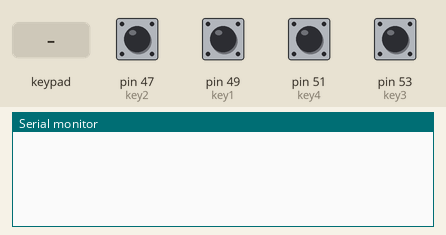
This sketch was run on a simulated Arduino Mega 2560, built with avr-gcc and run on an emulated ATmega2560. Parts: the last lines printed to the serial monitor. The inputs (shaded band) are chosen by the test bench; at power-on: pin 47 (key2), pin 49 (key1), pin 51 (key4), pin 53 (key3) HIGH.

Above: at 1.2 s.
1.3 s: pin 47 (key2) pulled LOW for 0.15 s
At 2.5 s:
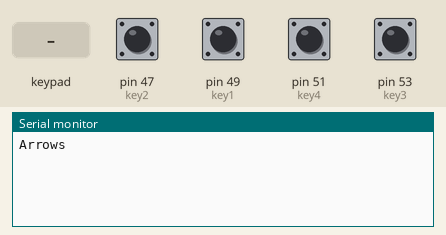
2.9 s: pin 49 (key1) pulled LOW for 0.15 s
At 3.9 s:
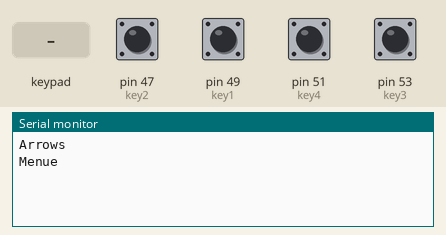
4.5 s: pin 51 (key4) pulled LOW for 0.15 s
At 5.1 s:
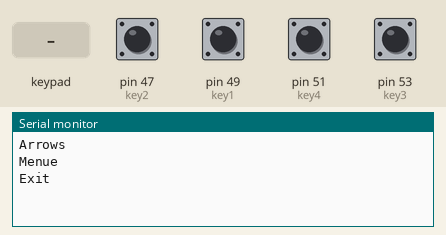
6.1 s: pin 53 (key3) pulled LOW for 0.15 s
At 7.3 s:
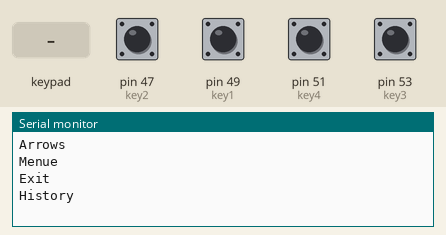
7.7 s: key '2' pressed
At 8.7 s:
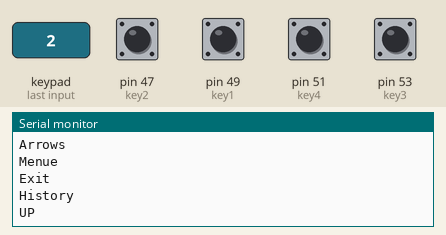
9.2 s: keypad keys 9 8 7 6 pressed 0.4 s apart
At 10.8 s:
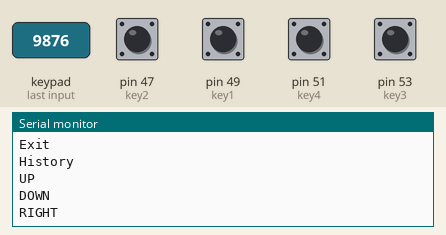

The sketch:

CustomKeypad.ino
```cpp
#include <Keypad.h>

#define key1 49
#define key2 47
#define key3 53
#define key4 51

int flag = 0;

const byte ROWS = 4;
const byte COLS = 4;

char hexaKeys[ROWS][COLS] = {
  {'1', '2','3', '+'},
  {'4', '5','6', '-'},
  {'7', '8','9', '*'},
  {'=', '0','.', '/'}
};

byte rowPins[ROWS] = {9, 8, 7, 6};
byte colPins[COLS] = {5, 4, 3, 2};

Keypad customKeypad = Keypad(makeKeymap(hexaKeys), rowPins, colPins, ROWS, COLS);

void setup() {
  Serial.begin(9600);
  pinMode(key1, INPUT_PULLUP);
  pinMode(key2, INPUT_PULLUP);
  pinMode(key3, INPUT_PULLUP);
  pinMode(key4, INPUT_PULLUP);
}

void loop() {
  char customKey = customKeypad.getKey();
  int key1S = digitalRead(key1);
  int key2S = digitalRead(key2);
  int key3S = digitalRead(key3);
  int key4S = digitalRead(key4);

  if (customKey) {
    if (flag == 1) {
      switch (customKey) {
        case '2' : Serial.println("UP");
          break;
        case '4' : Serial.println("LEFT");
          break;
        case '6' : Serial.println("RIGHT");
          break;
        case '8' : Serial.println("DOWN");
          break;
      }
    } else {
      Serial.println(customKey);
    }

  }
  if (!key1S) {
    Serial.println("Menue");
    delay(400);
  }
  if (!key2S) {
    Serial.println("Arrows");
    flag ^= 1;
    delay(400);
  }
  if (!key3S) {
    Serial.println("History");
    delay(400);
  }
  if (!key4S) {
    Serial.println("Exit");
    delay(400);
  }
}
```

Measured:
- after the input at 1.3 s, the serial monitor: prints a new line at once (image 1)
- after the input at 2.9 s, the serial monitor: prints a new line at once (image 2)
- after the input at 4.5 s, the serial monitor: prints a new line at once (image 3)
- after the input at 6.1 s, the serial monitor: prints a new line at once (image 4)
- after the input at 7.7 s, the serial monitor: prints a new line at once (image 5)
- after the input at 9.2 s, the serial monitor: prints a new line after 0.41 s (image 6)
